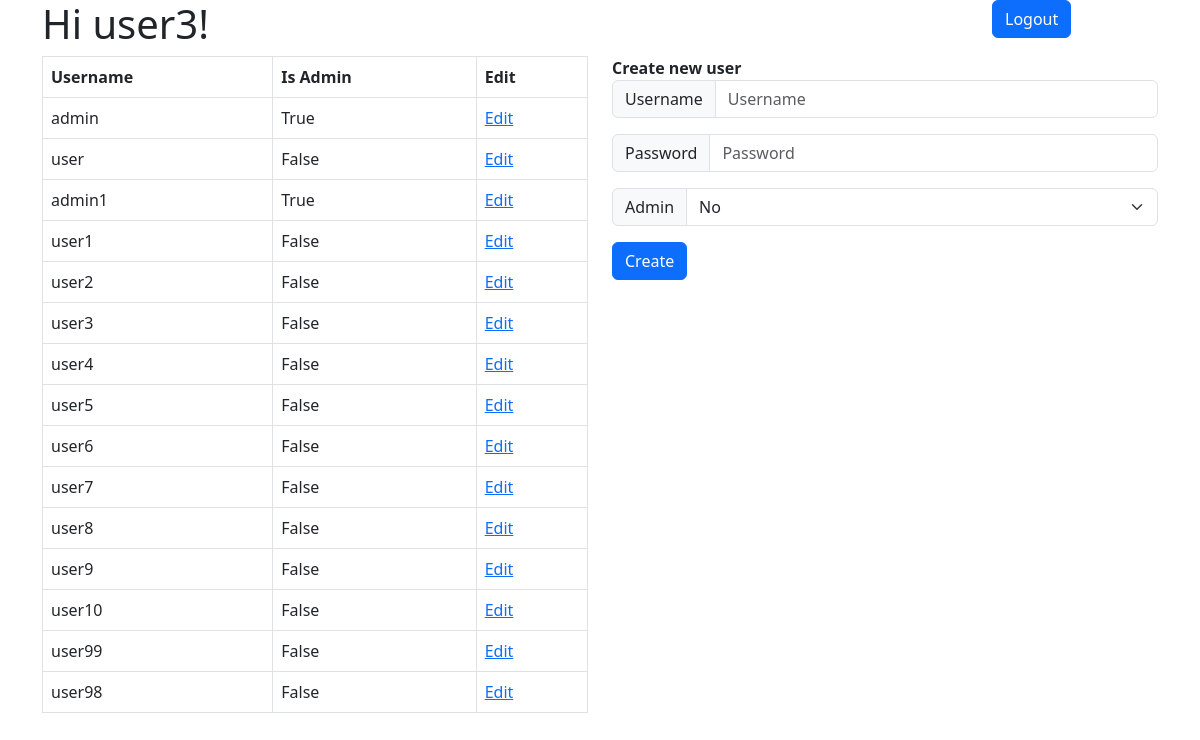
The app's page /admin (signed in) with its own data.
### demoCode.py (models this page shows)
class Users(db.Model, UserMixin):
    id = db.Column(db.Integer, primary_key=True)
    username = db.Column(db.String(100), unique=True, nullable=False)
    password = db.Column(db.String(100), nullable=False)
    is_admin = db.Column(db.Boolean, default=False)

### demoCode.py (the view)
@app.route('/admin')
def admin():
	username = session['username']
	users = Users.query.all()
	return render_template('adminPage.html', username = username, users=users)

### templates/adminPage.html (shortened to what this page needs)
{% extends "index.html" %}
{% block content %}
<div class="container">
  <div class="row">
    <div class="col-10">
	  <h1>Hi {{ username }}!</h1>
    </div>
    <div class="col-2">
		<form action="{{ url_for('logout') }}" method="POST">
		  <button type="submit" class="btn btn-primary">Logout</button>
		</form>
    </div>
  </div>
  <div class="row">
    <div class="col-6">
<table class="table table-hover table-bordered">
    <thead>
      <tr>
        <th>Username</th>
        <th>Is Admin</th>
        <th>Edit</th>
      </tr>
    </thead>
    <tbody>
      {% for user in users %}
        <tr>
          <td>{{ user.username }}</td>
          <td>{{ user.is_admin }}</td>
		  <td> <a href="{{ url_for('edit_user', user_id=user.id ) }}" >Edit</a> </td>
		</tr>
      {% endfor %}
    </tbody>
</table>
    </div>
    <div class="col-6">
      <thead><b>Create new user</b></thead>
		<form action="{{ url_for('create') }}" method="POST">
		<div class="input-group mb-3">
		  <span class="input-group-text" id="newUsernameAddOn">Username</span>
		  <input type="text" name = "newUsername" class="form-control" placeholder="Username">
		</div>
		<div class="input-group mb-3">
		  <span class="input-group-text" id="newPasswordAddOn">Password</span>
		  <input type="password" name = "newPassword" class="form-control" placeholder="Password">
		</div>
		<div class="input-group mb-3">
		  <label class="input-group-text" for="isAdmin">Admin</label>
		  <select class="form-select" id="isAdmin" name="isAdmin">
			<option value="0">No</option>
		  </select>
		</div>
		<div class="input-group mb-3">
		  <button type="submit" class="btn btn-primary">Create</button>
		</div>
		</form>
    </div>
  </div>
</div>
{% endblock %}

### templates/index.html (shortened to what this page needs)
<!doctype html>
<html lang="en">
	<head>
				<link href="https://cdn.jsdelivr.net/npm/bootstrap@5.3.0-alpha1/dist/css/bootstrap.min.css" rel="stylesheet">
</head>
				<body>
{% block content %}{% endblock %}
						</body>
					</html>

### records on screen
Users: username "admin", is_admin "True"
Users: username "user", is_admin "False"
Users: username "admin1", is_admin "True"
Users: username "user1", is_admin "False"
Users: username "user2", is_admin "False"
Users: username "user3", is_admin "False"
Users: username "user4", is_admin "False"
Users: username "user5", is_admin "False"
Users: username "user6", is_admin "False"
Users: username "user7", is_admin "False"
Users: username "user8", is_admin "False"
Users: username "user9", is_admin "False"
Users: username "user10", is_admin "False"
Users: username "user99", is_admin "False"
Users: username "user98", is_admin "False"
